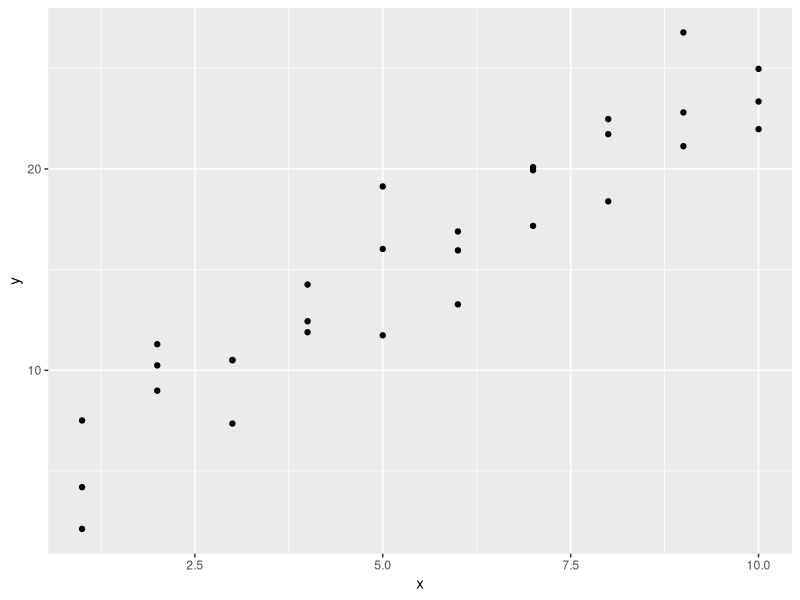
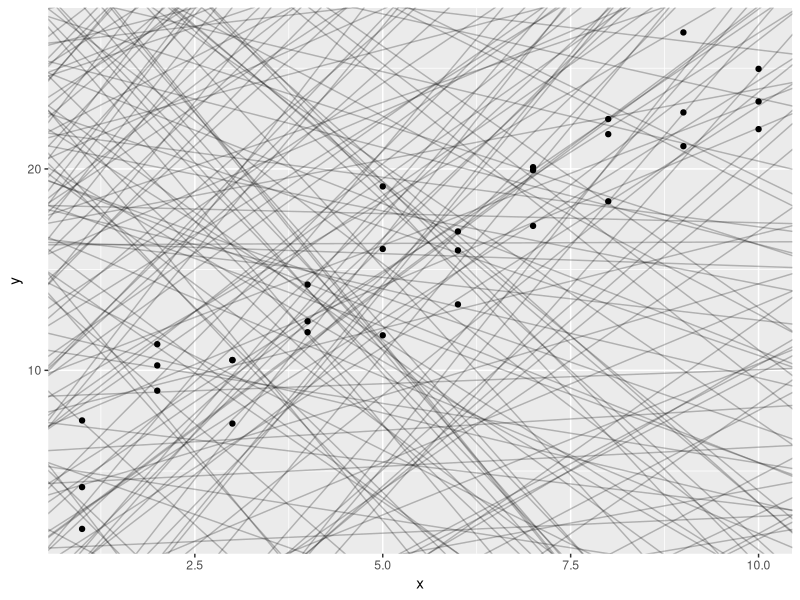
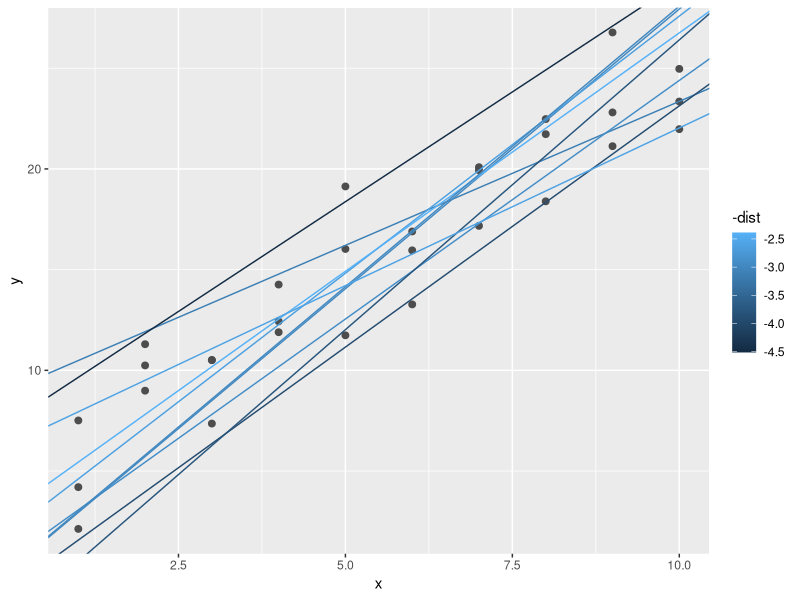
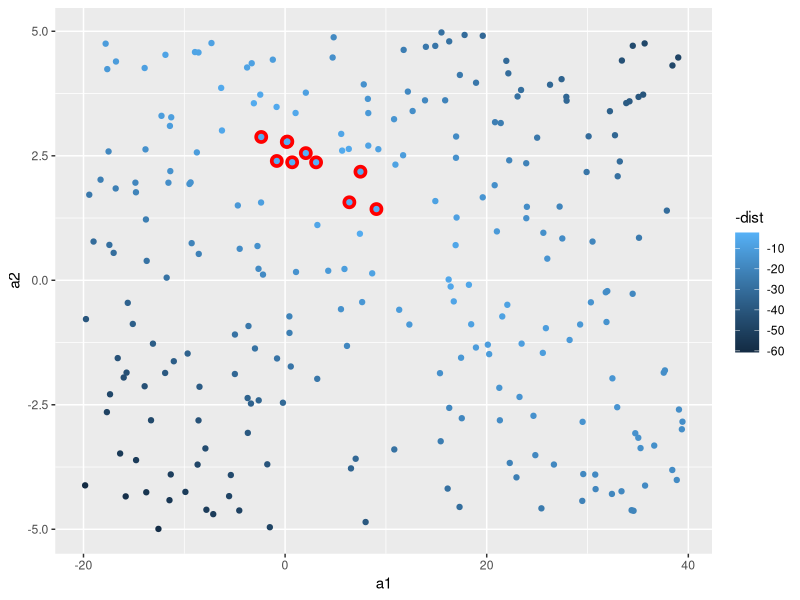
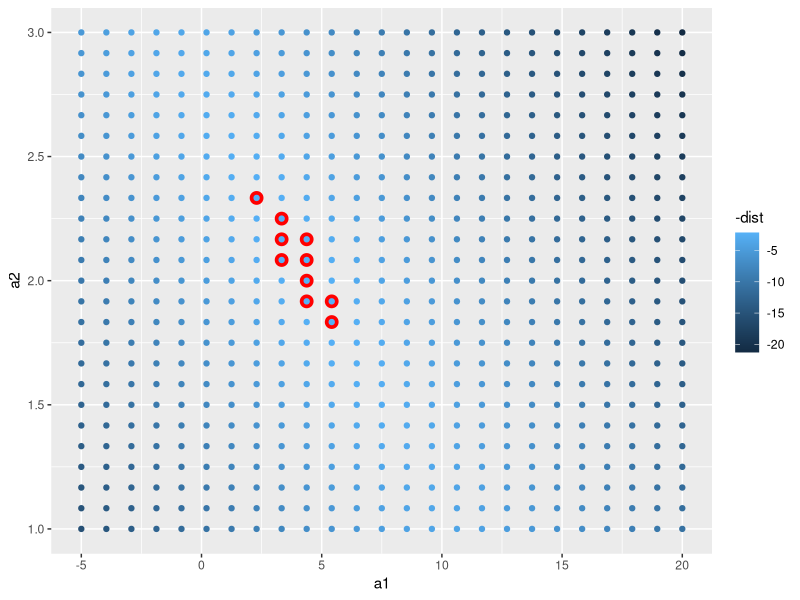
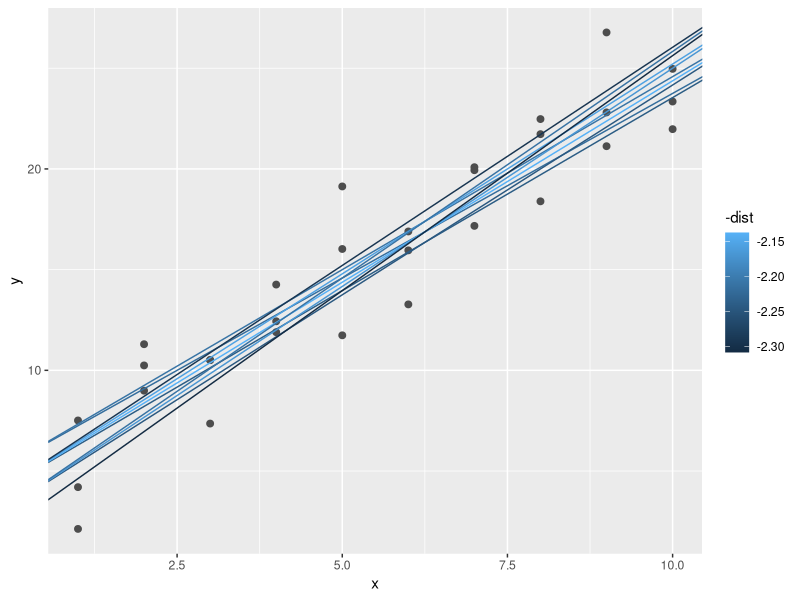
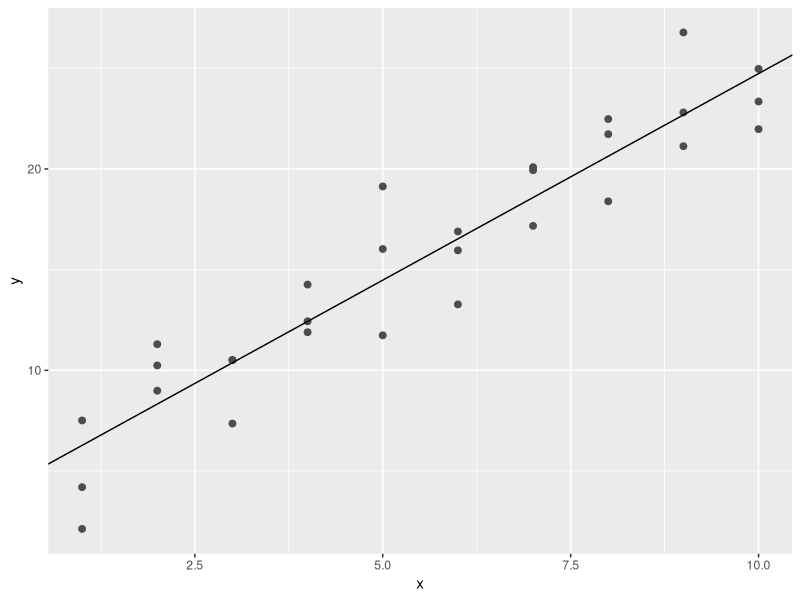
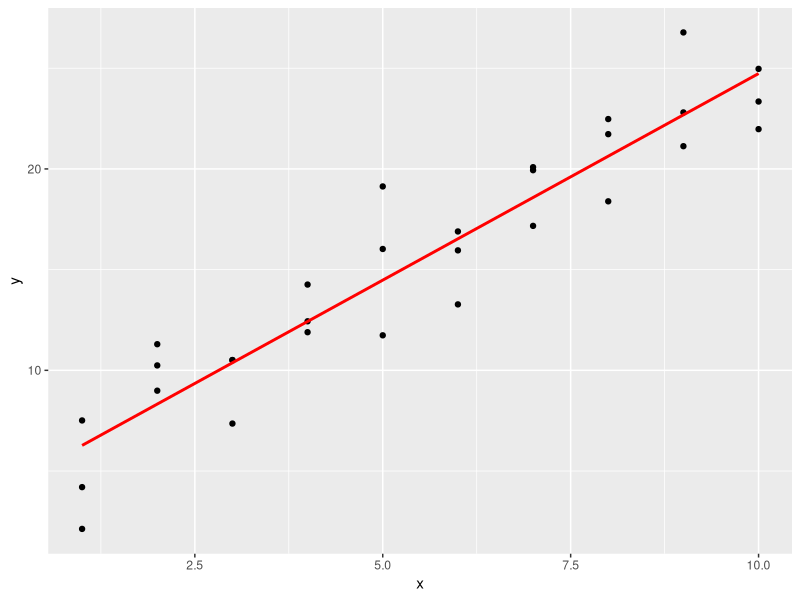

Recreate these plots in R, in order.
## ---- chunk 1
knitr::opts_chunk$set(echo = TRUE,
                       warning = FALSE, message = FALSE)
## ---- chunk 2
library(tidyverse)
library(modelr)
options(na.action = na.warn)
## ---- chunk 3
ggplot(sim1, aes(x, y)) +
  geom_point()
## ---- chunk 4
models <- tibble(
  a1 = runif(250, -20, 40),
  a2 = runif(250, -5, 5)
)
## ---- chunk 5
ggplot(sim1, aes(x, y)) +
  geom_abline(
    aes(intercept = a1, slope = a2),
    data = models, alpha = 1/4
  ) +
  geom_point()
## ---- chunk 6
model1 <- function(a, data) {
  a[1] + data$x * a[2]
}
## ---- chunk 7
model1(c(7, 1.5), sim1)
## ---- chunk 8
measure_distance <- function(mod, data) {
  diff <- data$y - model1(mod, data)
  sqrt(mean(diff ^ 2))
}
## ---- chunk 9
measure_distance(c(7, 1.5), sim1)
## ---- chunk 10
sim1_dist <- function(a1, a2) {
  measure_distance(c(a1, a2), sim1)
}
## ---- chunk 11
models <- models %>%
  mutate(dist = purrr::map2_dbl(a1, a2, sim1_dist))
## ---- chunk 12
models
## ---- chunk 13
ggplot(sim1, aes(x, y)) +
  geom_point(size = 2, color = "grey30") +
  geom_abline(
    aes(intercept = a1, slope = a2, color = -dist),
    data = filter(models, rank(dist) <= 10)
  )
## ---- chunk 14
ggplot(models, aes(a1, a2)) +
  geom_point(
    data = filter(models, rank(dist) <= 10),
    size = 4, color = "red"
  ) + 
  geom_point(aes(colour = -dist))
## ---- chunk 15
grid <- expand.grid(
  a1 = seq(-5, 20, length = 25),
  a2 = seq(1, 3, length = 25)
) %>%
  mutate(dist = purrr::map2_dbl(a1, a2, sim1_dist))
## ---- chunk 16
grid %>%
  ggplot(aes(a1, a2)) +
  geom_point(
    data = filter(grid, rank(dist) <= 10),
    size = 4, colour = "red"
  ) +
  geom_point(aes(color = -dist))
## ---- chunk 17
ggplot(sim1, aes(x, y)) +
  geom_point(size = 2, color = "grey30") +
  geom_abline(
    aes(intercept = a1, slope = a2, color = -dist),
    data = filter(grid, rank(dist) <= 10)
  )
## ---- chunk 18
best <- optim(c(0, 0), measure_distance, data = sim1)
## ---- chunk 19
best$par
## ---- chunk 20
ggplot(sim1, aes(x, y)) +
  geom_point(size = 2, color = "grey30") +
  geom_abline(intercept = best$par[1], slope = best$par[2])
## ---- chunk 21
sim1_mod <- lm(y ~ x, data = sim1)
## ---- chunk 22
coef(sim1_mod)
## ---- chunk 23
grid <- sim1 %>%
  data_grid(x)
## ---- chunk 24
grid
## ---- chunk 25
grid <- grid %>%
  add_predictions(sim1_mod)
## ---- chunk 26
grid
## ---- chunk 27
ggplot(sim1, aes(x)) +
  geom_point(aes(y = y)) +
  geom_line(
    aes(y = pred),
    data = grid,
    colour = "red",
    size = 1
  )
## ---- chunk 28
sim1 <- sim1 %>%
  add_residuals(sim1_mod)
## ---- chunk 29
sim1
## ---- chunk 30
ggplot(sim1, aes(resid)) +
  geom_freqpoly(binwidth = 0.5)
## ---- chunk 31
ggplot(sim1, aes(x, resid)) +
  geom_ref_line(h = 0) +
  geom_point()
## ---- chunk 32
df <- tribble(
  ~y, ~x1, ~x2,
  4,2,5,
  5,1,6
)
## ---- chunk 33
model_matrix(df, y ~ x1)
## ---- chunk 34
model_matrix(df, y ~ x1 - 1)
## ---- chunk 35
model_matrix(df, y ~ x1 + x2)
## ---- chunk 36
df <- tribble(
  ~ sex, ~ response,
  "male", 1,
  "female", 2,
  "male", 1
)
## ---- chunk 37
model_matrix(df, response ~ sex)
## ---- chunk 38
ggplot(sim2) +
  geom_point(aes(x, y))
## ---- chunk 39
mod2 <- lm(y ~ x, data = sim2)
## ---- chunk 40
grid <- sim2 %>%
  data_grid(x) %>%
  add_predictions(mod2)
## ---- chunk 41
grid
## ---- chunk 42
ggplot(sim2, aes(x)) +
  geom_point(aes(y = y)) +
  geom_point(
    data = grid,
    aes(y = pred),
    color = "red",
    size=4 
  )
## ---- chunk 43
ggplot(sim3, aes(x1, y)) +
  geom_point(aes(color = x2))
## ---- chunk 44
mod1 <- lm(y ~ x1 + x2, data = sim3)
## ---- chunk 45
mod2 <- lm(y ~ x1 * x2, data = sim3)
## ---- chunk 46
grid <- sim3 %>%
  data_grid(x1, x2) %>%
  gather_predictions(mod1, mod2)
## ---- chunk 47
grid
## ---- chunk 48
ggplot(sim3, aes(x1, y, color = x2)) +
  geom_point() +
  geom_line(data = grid, aes(y = pred)) +
  facet_wrap(~ model)
## ---- chunk 49
sim3 <- sim3 %>%
  gather_residuals(mod1, mod2)
## ---- chunk 50
ggplot(sim3, aes(x1, resid, color = x2)) +
  geom_point() +
  facet_grid(model ~ x2)
## ---- chunk 51
mod1 <- lm(y ~ x1 + x2, data = sim4)
## ---- chunk 52
mod2 <- lm(y ~ x1 * x2, data = sim4)
## ---- chunk 53
grid <- sim4 %>%
  data_grid(
    x1 = seq_range(x1, 5),
    x2 = seq_range(x2, 5)
  ) %>%
  gather_predictions(mod1, mod2)
## ---- chunk 54
grid
## ---- chunk 55
seq_range(c(0.0123, 0.923423), n = 5)
## ---- chunk 56
seq_range(c(0.0123, 0.923423), n = 5, pretty = TRUE)
## ---- chunk 57
x1 <- rcauchy(100)
## ---- chunk 58
seq_range(x1, n = 5)
## ---- chunk 59
seq_range(x1, n = 5, trim = 0.10)
## ---- chunk 60
seq_range(x1, n = 5, trim = 0.25)
## ---- chunk 61
seq_range(x1, n = 5, trim = 0.50)
## ---- chunk 62
x2 <- c(0, 1)
## ---- chunk 63
seq_range(x2, n = 5)
## ---- chunk 64
seq_range(x2, n = 5, expand = 0.10)
## ---- chunk 65
seq_range(x2, n = 5, expand = 0.25)
## ---- chunk 66
seq_range(x2, n = 5, expand = 0.50)
## ---- chunk 67
ggplot(grid, aes(x1, x2)) +
  geom_tile(aes(fill = pred)) +
  facet_wrap(~ model)
## ---- chunk 68
ggplot(grid, aes(x1, pred, color = x2, group = x2)) +
  geom_line() +
  facet_wrap(~ model)
## ---- chunk 69
ggplot(grid, aes(x2, pred, color = x1, group = x1)) +
  geom_line() +
  facet_wrap(~ model)
## ---- chunk 70
df <- tribble(
  ~y, ~x,
  1, 1,
  2, 2,
  3, 3
)
## ---- chunk 71
model_matrix(df, y ~ x^2 + x)
## ---- chunk 72
model_matrix(df, y ~ I(x^2) + x)
## ---- chunk 73
model_matrix(df, y ~ poly(x, 2))
## ---- chunk 74
library(splines)
## ---- chunk 75
model_matrix(df, y ~ ns(x, 2))
## ---- chunk 76
sim5 <- tibble(
  x = seq(0, 3.5 * pi, length = 50),
  y = 4 * sin(x) + rnorm(length(x))
)
## ---- chunk 77
ggplot(sim5, aes(x, y)) +
  geom_point()
## ---- chunk 78
mod1 <- lm(y ~ ns(x, 1), data = sim5)
## ---- chunk 79
mod2 <- lm(y ~ ns(x, 2), data = sim5)

## ---- chunk 80
mod3 <- lm(y ~ ns(x, 3), data = sim5)
## ---- chunk 81
mod4 <- lm(y ~ ns(x, 4), data = sim5)
## ---- chunk 82
mod5 <- lm(y ~ ns(x, 5), data = sim5)
## ---- chunk 83
grid <- sim5 %>%
  data_grid(x = seq_range(x, n = 50, expand = 0.1)) %>%
  gather_predictions(mod1, mod2, mod3, mod4, mod5, .pred = "y")
## ---- chunk 84
ggplot(sim5, aes(x, y)) +
  geom_point() +
  geom_line(data = grid, color = "red") +
  facet_wrap(~ model)
## ---- chunk 85
df <- tribble(
  ~x, ~y,
  1, 2.2,
  2, NA,
  3, 3.5,
  4, 8.3,
  NA, 10
)
## ---- chunk 86
mod <- lm(y ~ x, data = df)
## ---- chunk 87
mod <- lm(y ~ x, data = df, na.action = na.exclude)
## ---- chunk 88
nobs(mod)
